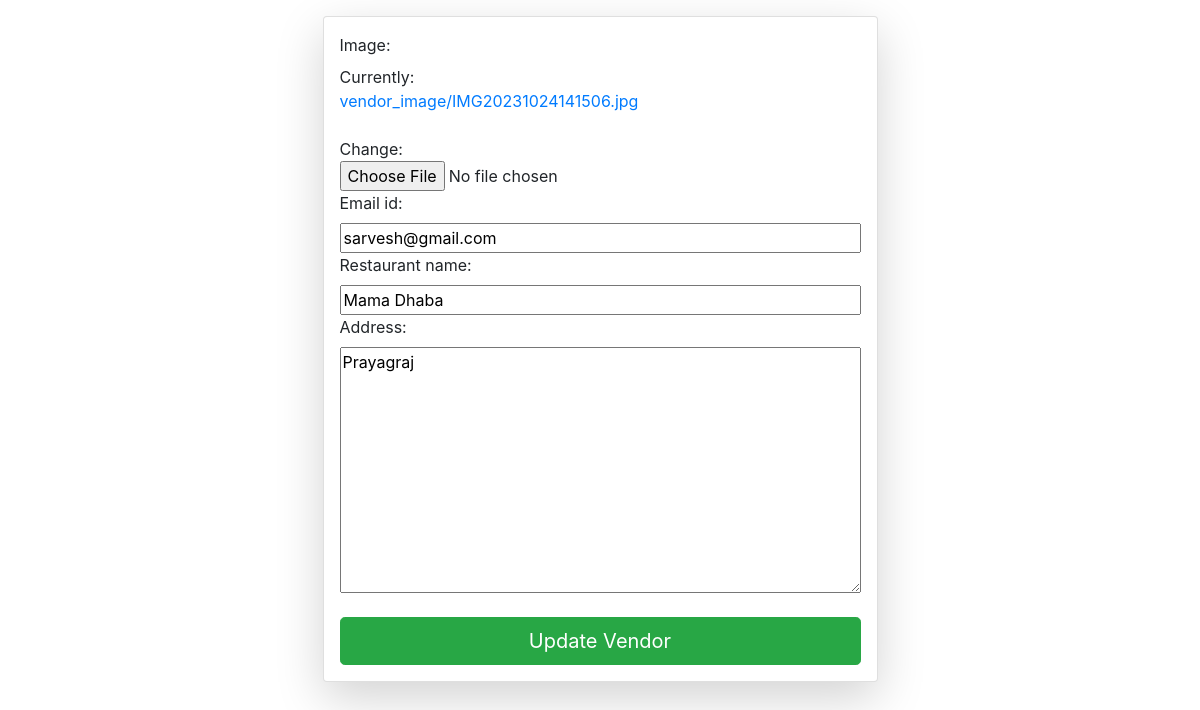
Screenshot of /update_details/ (signed in) with the database file from the repository.
### vendor/models.py (models this page shows, shortened)
class Vendor(models.Model):
	user = models.ForeignKey(User,null=True, on_delete=models.CASCADE)
	image=models.ImageField(upload_to="vendor_image")
	email_id=models.EmailField(max_length=60)
	restaurant_name=models.CharField(max_length=100)
	address=models.TextField()

### vendor/views.py (the view)
# urls.py: path('update_details/',views.update_details,name='up'),
def update_details(request):
    recipe= Vendor.objects.get(user=request.user)
    if request.method == 'POST':
        form = VendorForm(request.POST, instance=recipe)
        if form.is_valid():
        	form.save()
        	return redirect('/vendor_details/')
    else:
        form = VendorForm(instance=recipe)
        return render(request,'vendor_update.html',{'form': form})

### vendor/forms.py
class VendorForm(forms.ModelForm):
	class Meta:
		model = Vendor
		fields=['image','email_id','restaurant_name','address']

### templates/vendor_update.html (shortened to what this page needs)
{% load static %}
<!doctype html>
<html lang="en">
  <head>
    <link rel="stylesheet" href="https://stackpath.bootstrapcdn.com/bootstrap/4.2.1/css/bootstrap.min.css">
  </head>
  <body>
  <div class="container mt-3">
<form class="col-6 mx-auto card p-3 shadow-lg" method="post" enctype="multipart/form-data">
{{form.as_table}}
<br>
<button type="submit" class="btn btn-lg btn-success">Update Vendor</button>
</form>
</div>
</body>
</html>

### rows the page displays
Vendor: email_id "sarvesh@gmail.com", restaurant_name "Mama Dhaba", address "Prayagraj"
